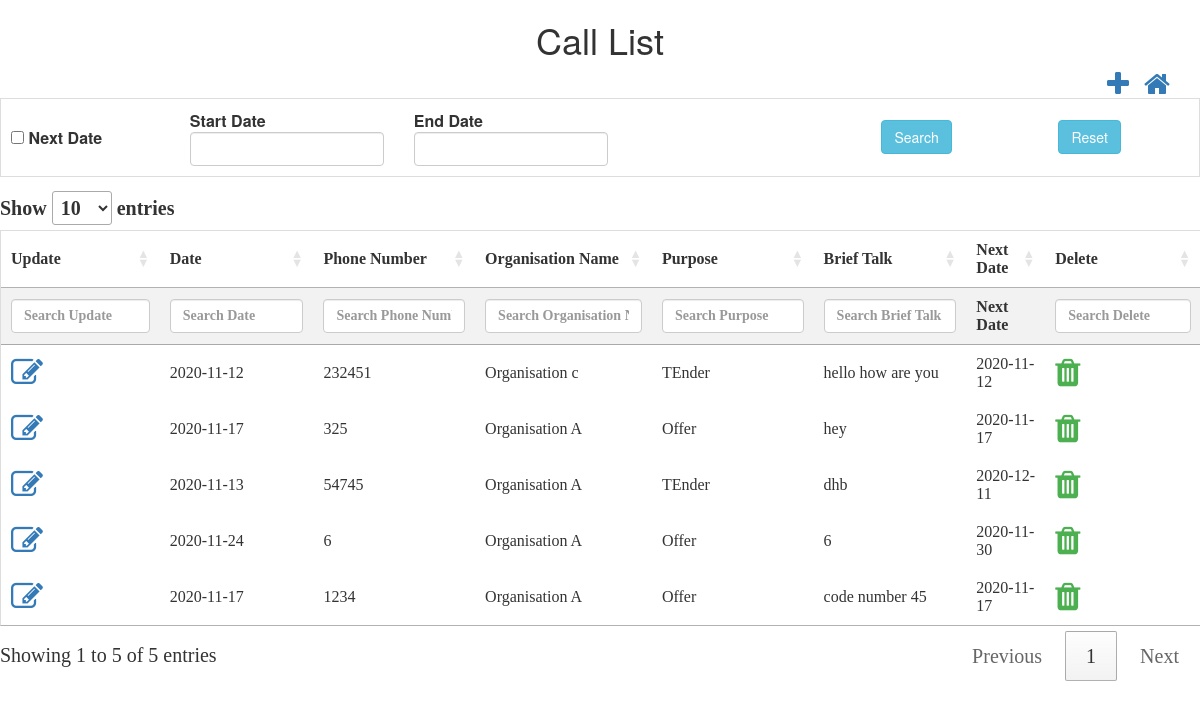
Before: /controllers/callList.php (signed in) with the older database file.
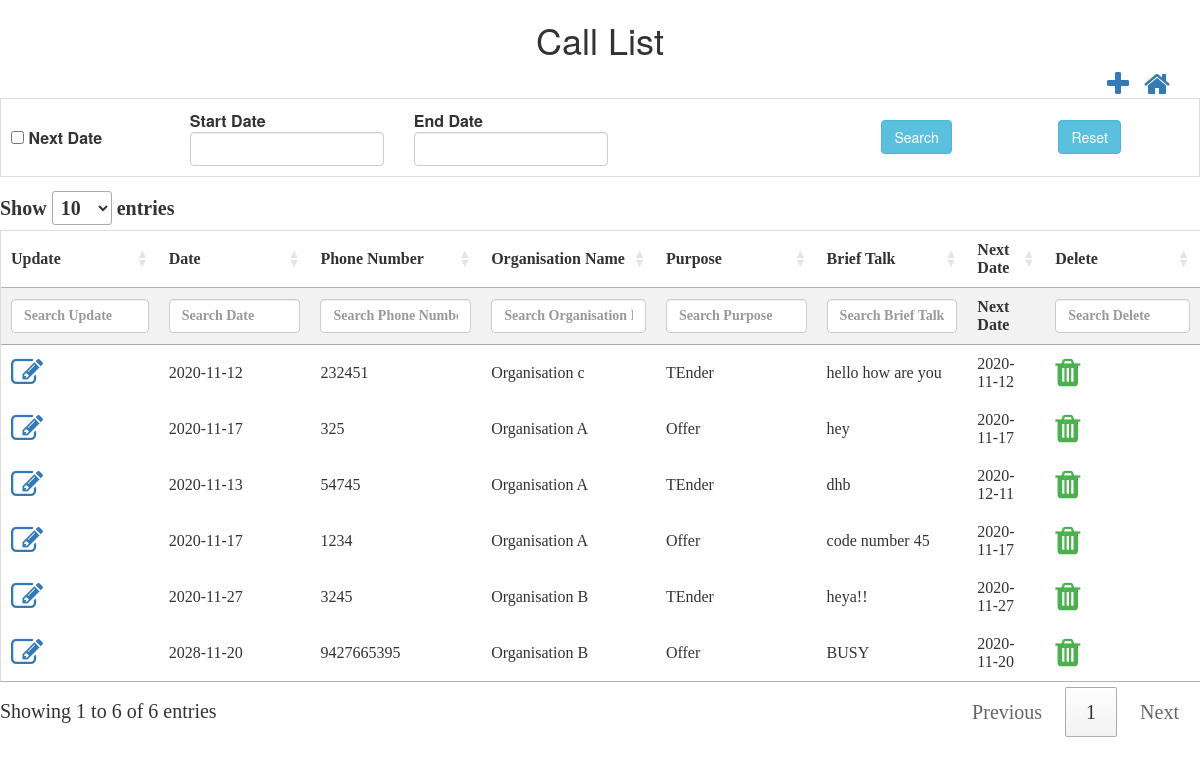
After: the same page with the newer database file.
### tables this page shows
CREATE TABLE `tbl_calllist` (
  `nid` int(10) NOT NULL,
  `ncall_list_id` int(10) NOT NULL,
  `ddate` date NOT NULL,
  `cphoneNumber` varchar(50) NOT NULL,
  `nperson_id` int(10) NOT NULL,
  `norg_id` int(10) NOT NULL,
  `npurpose_id` int(10) NOT NULL,
  `tbriefTalk` text NOT NULL,
  `dnext_date` date NOT NULL,
  `isActive` bit(1) NOT NULL,
  `isAvailable` bit(1) NOT NULL,
  `dcreated_date` datetime NOT NULL,
  `dupdated_date` datetime NOT NULL,
  `ninternal_id` int(11) DEFAULT NULL
);

CREATE TABLE `tbl_organisation` (
  `nid` int(10) NOT NULL,
  `norg_id` int(10) NOT NULL,
  `corg_name` varchar(50) NOT NULL,
  `corg_address` varchar(50) NOT NULL,
  `corg_city` varchar(50) NOT NULL,
  `corg_state` varchar(50) NOT NULL,
  `corg_country` varchar(50) NOT NULL,
  `corg_mobileNumber` varchar(10) NOT NULL,
  `corg_emailId` varchar(50) NOT NULL,
  `norg_segment_id` int(10) NOT NULL,
  `isActive` bit(1) NOT NULL,
  `isAvailable` bit(1) NOT NULL,
  `dcreated_date` datetime NOT NULL,
  `dupdated_date` datetime NOT NULL,
  `ninternal_id` int(11) DEFAULT NULL
);

CREATE TABLE `tbl_purpose` (
  `nid` int(10) NOT NULL,
  `npurpose_id` int(10) NOT NULL,
  `cpurpose_name` varchar(50) NOT NULL,
  `isActive` bit(1) NOT NULL,
  `isAvailable` bit(1) NOT NULL,
  `dcreated_date` datetime NOT NULL,
  `dupdated_date` datetime NOT NULL,
  `ninternal_id` int(11) DEFAULT NULL
);

### controllers/callList.php (the view, shortened to what this page needs)
<html>
<head>
    <script src="http://ajax.googleapis.com/ajax/libs/jquery/1.11.2/jquery.min.js"></script>
    <link rel="stylesheet" href="../css/theme.css">
    <link rel="stylesheet" href="https://cdn.datatables.net/1.10.22/css/jquery.dataTables.min.css">
    <link rel="stylesheet" href="https://cdnjs.cloudflare.com/ajax/libs/font-awesome/4.7.0/css/font-awesome.min.css">
    <link rel="stylesheet" href="https://maxcdn.bootstrapcdn.com/bootstrap/3.4.1/css/bootstrap.min.css">
    <link rel="stylesheet" href="https://cdnjs.cloudflare.com/ajax/libs/bootstrap-datepicker/1.6.4/css/bootstrap-datepicker.css" />
</head>
<h1>Call List</h1>
<div class="container">
    <a style="float:right;margin-left: 15px;" href="../dashboard.php"><i class="fa fa-home fa-2x"></i></a>
    <a style="float:right" href="#call_list_modal" data-toggle="modal" id='add' data-id="1"><i class="fa fa-plus fa-2x"
                                                                                                  aria-hidden="true"></i></a>
</div>
<?php
$conn = OpenCon();
$sql = "SELECT c.ninternal_id,c.ncall_list_id,c.ddate,c.cphoneNumber,c.norg_id,c.npurpose_id,c.tbriefTalk,c.dnext_date,c.isAvailable,o.corg_name,p.cpurpose_name
 from tbl_callList As c
JOIN tbl_organisation AS o
ON c.norg_id=o.norg_id
JOIN tbl_purpose AS p
ON c.npurpose_id=p.npurpose_id
where c.isAvailable=1";
$retval = mysqli_query($conn, $sql);
echo "
<form id='dateForm' method='post'>
<table>
<tr>
        <td><input type='checkbox' id='nextDateCheckbox' name='nextDateCheckbox' unchecked> <b>Next Date</b></td>
        <td><div class='input-daterange'>
            <div class='col-md-4'>
                <b>Start Date</b><input type='text' name='start_date' id='start_date' class='form-control' />
            </div>
            <div class='col-md-4'>
                <b>End Date</b><input type='text' name='end_date' id='end_date' class='form-control' />
            </div>
        </div></td>
     <td>   <div class='col-md-4'>
            <input type='submit' name='search' id='search' value='Search' class='btn btn-info' />
        </div></td>
       <td> <div class='col-md-4'>
            <input type='reset' name='reset' onclick='resetDateForm()' value='Reset' class='btn btn-info' />
        </div></td>
        </tr>
   </table>
    </form>";
echo "<table id='callListTable'  name='callListTable' >
            <thead>
            <tr>
            <th style='display:none;'>INTERNAL ID</th>
            <th style='display:none;'>CALL LIST ID</th>
            <th>Update</th>
            <th>Date</th>
            <th>Phone Number</th>
            <th>Organisation Name</th>
            <th>Purpose</th>
            <th>Brief Talk</th>
            <th>Next Date</th>
            <th>Delete</th>
            </tr>
            </thead>
                   <tbody>
            ";
while ($row = mysqli_fetch_array($retval, MYSQLI_ASSOC)) {
    echo "<tr>";
    echo "<td ><a  href='#call_list_modal' data-toggle='modal' class='updateClass' data-id='2'><i class='fa fa-edit fa-2x'></i></a></td>";
    echo "<td>" . $row['ddate'] . "</td>";
    echo "<td>" . $row['cphoneNumber'] . "</td>";
    echo "<td>" . $row['corg_name'] . "</td>";
    echo "<td>" . $row['cpurpose_name'] . "</td>";
    echo "<td>" . $row['tbriefTalk'] . "</td>";
    echo "<td>" . $row['dnext_date'] . "</td>";
    echo "<td class='action-delete'><i class='fa fa-trash fa-2x' style='color:#4caf50;'</i></td>";
    echo "</tr>";
}
echo "</tbody></table>";
?>
</html>

Changed rows visible on the page:
removed tbl_calllist: ddate "2020-11-24", cphoneNumber "6", tbl_organisation.corg_name "Organisation A", tbl_purpose.cpurpose_name "Offer", tbriefTalk "6", dnext_date "2020-11-30"
added tbl_calllist: ddate "2020-11-27", cphoneNumber "3245", tbl_organisation.corg_name "Organisation B", tbl_purpose.cpurpose_name "TEnder", tbriefTalk "heya!!", dnext_date "2020-11-27"
added tbl_calllist: ddate "2028-11-20", cphoneNumber "9427665395", tbl_organisation.corg_name "Organisation B", tbl_purpose.cpurpose_name "Offer", tbriefTalk "BUSY", dnext_date "2020-11-20"
Other visible differences:
text written by a page script: "Show entries Showing 1 to 5 of 5 entries Previous 1 Next" → "Show entries Showing 1 to 6 of 6 entries Previous 1 Next"
